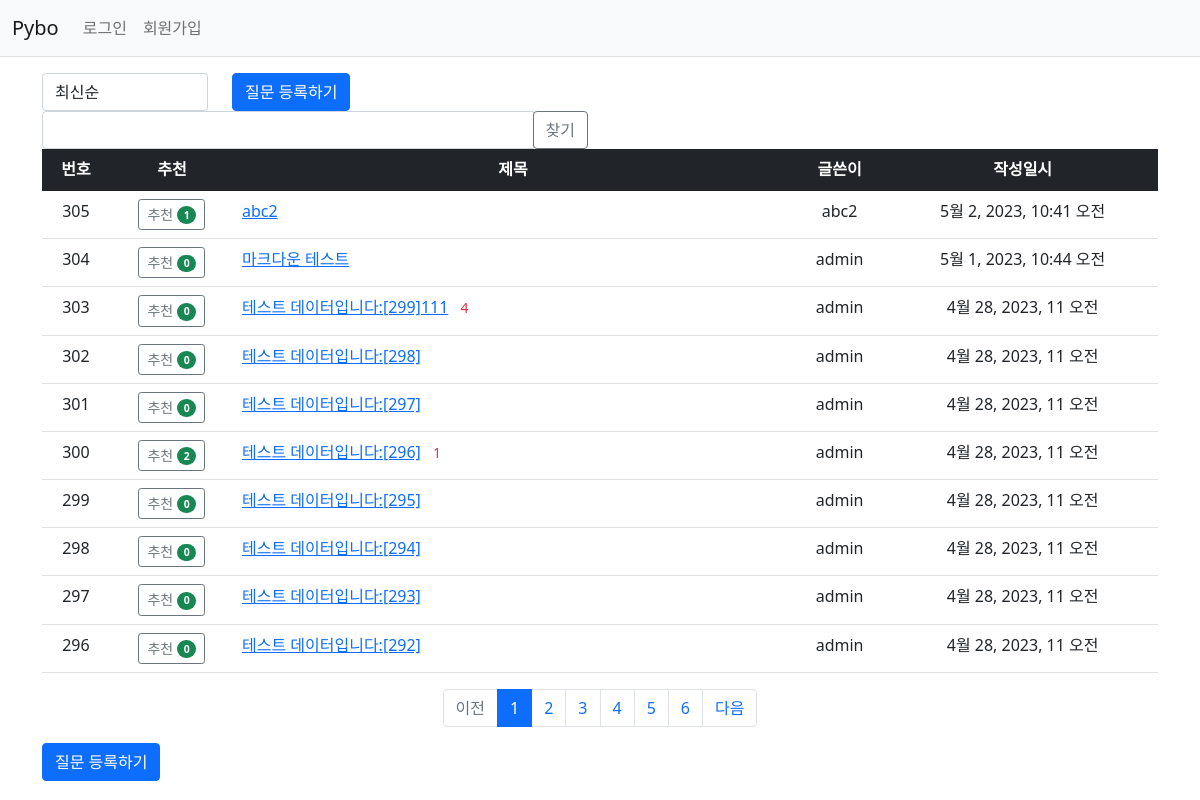
Screenshot of /pybo/ with the database file from the repository.
### pybo/models.py (models this page shows, shortened)
class Question(models.Model):
    author = models.ForeignKey(User, on_delete=models.CASCADE, related_name='author_question')
    subject = models.CharField(max_length=200)
    content = models.TextField()
    create_date = models.DateTimeField()
    modify_date = models.DateTimeField(null=True, blank=True)   # 어떤조건이든 값을 비워둘 수 있음
    voter = models.ManyToManyField(User, related_name='voter_question')  # 추천인 추가

### pybo/views/base_views.py (the view, shortened to what this page needs)
# urls.py: path('', base_views.index, name='index'),  # '/' 에 해당되는 path
def index(request):
    page = request.GET.get('page', '1')  # 페이지
    kw = request.GET.get('kw', '')  # 검색어
    question_list = Question.objects.order_by('-create_date')
    so = request.GET.get('so', 'recent')
    if so == 'recommend':
        question_list = Question.objects.annotate(num_voter=Count('voter')).order_by('-num_voter', '-create_date')
    elif so == 'popular':
        question_list = Question.objects.annotate(num_answer=Count('answer')).order_by('-num_voter', '-create_date')
    else:
        question_list = Question.objects.order_by('-create_date')
    paginator = Paginator(question_list, 10)  # 페이지당 10개씩 보여주기
    page_obj = paginator.get_page(page)
    context = {'question_list': page_obj, 'page': page, 'kw': kw, 'so': so}
    return render(request, 'pybo/question_list.html', context)

### pybo/templatetags/pybo_filter.py (called while the page is built)
@register.filter
def sub(value, arg):
    return value - arg

### templates/pybo/question_list.html (shortened to what this page needs)
{% extends 'base.html' %}
{% load pybo_filter %}
{% block content %}
<div class="container my-3">
    <div class="row justify-content-betweenmy-3">
        <div class="col-2">
            <select class="form-control so">
                <option value="recent" {%if so == 'recent'%} selected{% endif %}>최신순</option>
            </select>
        </div>
        <div class="col-6">
            <a href="{% url 'pybo:question_create' %}" class="btn btn-primary">질문 등록하기</a>
        </div>
        <div class="col-6">
            <div class="input-group">
                <input type="text" id="search_kw" class="form-control" value="{{ kw|default_if_none:'' }}">
                <div class="input-group-append">
                    <button class="btn btn-outline-secondary" type="button" id="btn_search">찾기</button>
                </div>
            </div>
        </div>
    </div>
    <table class="table">
        <thead>
        <tr class="text-center table-dark">
            <th>번호</th>
            <th>추천</th>
            <th style="width:50%">제목</th>
            <th>글쓴이</th>
            <th>작성일시</th>
        </tr>
        </thead>
        <tbody>
        {% if question_list %}
        {% for question in question_list %}
        <tr class="text-center">
            <td>
                {{ question_list.paginator.count|sub:question_list.start_index|sub:forloop.counter0|add:1 }}
            </td>
            <td>
                <a href="javascript:void(0)" data-uri="{% url 'pybo:question_vote' question.id  %}"
                class="recommend btn btn-sm btn-outline-secondary"> 추천
                    <span class="badge rounded-pill bg-success">{{question.voter.count}}</span>
                </a>
            </td>
            <td class="text-start">
                <a href="{% url 'pybo:detail' question.id %}">{{ question.subject }}</a>
                {% if question.answer_set.count > 0 %}
                <span class="text-danger small mx-2">{{ question.answer_set.count }}</span>
                {% endif %}
            </td>
            <td>{{ question.author.username }}</td>
            <td>{{ question.create_date }}</td>
        </tr>
        {% endfor %}
        {% else %}
        <tr>
            <td colspan="4">질문이 없습니다.</td>
        </tr>
        {% endif %}
        </tbody>
    </table>
    <ul class="pagination justify-content-center">
        {% if question_list.has_previous %}
        <li class="page-item">
            <a class="page-link" data-page="{{ question_list.previous_page_number }}"
           href="javascript:void(0)">이전</a>
        </li>
        {% else %}
        <li class="page-item disabled">
            <a class="page-link" tabindex="-1" aria-disabled="true" href="#">이전</a>
        </li>
        {% endif %}
        {% for page_number in question_list.paginator.page_range %}
        {% if page_number >= question_list.number|add:-5 and page_number <= question_list.number|add:5 %}
        {% if page_number == question_list.number %}
        <li class="page-item active" aria-current="page">
            <a class="page-link" data-page="{{ page_number }}" href="javascript:void(0)">{{ page_number }}</a>
        </li>
        {% else %}
        <li class="page-item">
            <a class="page-link" data-page="{{ page_number }}" href="javascript:void(0)">{{ page_number }}</a>
        </li>
        {% endif %}
        {% endif %}
        {% endfor %}
        {% if question_list.has_next %}
        <li class="page-item">
            <a class="page-link" data-page="{{ question_list.next_page_number }}" href="javascript:void(0)">다음</a>
        </li>
        {% else %}
        <li class="page-item disabled">
            <a class="page-link" tabindex="-1" aria-disabled="true" href="#">다음</a>
        </li>
        {% endif %}
    </ul>
    <a href="{% url 'pybo:question_create' %}" class="btn btn-primary">질문 등록하기</a>
</div>
{% endblock %}

### templates/base.html (shortened to what this page needs)
{% load static %}
<!doctype html>
<html lang="ko">
<head>
    <link rel="stylesheet" type="text/css" href="{% static 'bootstrap.min.css' %}">
    <link rel="stylesheet" type="text/css" href="{% static 'style.css' %}">
</head>
<body>
{% include "navbar.html" %}
{% block content %}
{% endblock %}
</body>
</html>

### templates/navbar.html (shortened to what this page needs)
<nav class="navbar navbar-expand-lg navbar-light bg-light border-bottom">
    <div class="container-fluid">
        <a class="navbar-brand" href="{% url 'pybo:index' %}">Pybo</a>
        <div class="collapse navbar-collapse" id="navbarSupportedContent">
            <ul class="navbar-nav me-auto mb-2 mb-lg-0">
                <li class="nav-item">
                    {% if user.is_authenticated %}
                    <a class="nav-link" href="{% url 'common:logout' %}">{{ user.username }} (로그아웃)</a>
                    {% else %}
                    <a class="nav-link" href="{% url 'common:login' %}">로그인</a>
                    {% endif %}
                </li>
                <li>
                    {% if not user.is_authenticated %}
                    <a class="nav-link" href="{% url 'common:signup' %}">회원가입</a>
                    {% endif %}
                </li>
            </ul>
        </div>
    </div>
</nav>

### rows the page displays
Question: paginator.count|sub "305", voter.count "1", subject "abc2", author.username "abc2", create_date "5월 2, 2023, 10:41 오전"
Question: paginator.count|sub "304", voter.count "0", subject "마크다운 테스트", author.username "admin", create_date "5월 1, 2023, 10:44 오전"
Question: paginator.count|sub "303", voter.count "0", subject "테스트 데이터입니다:[299]111", answer_set.count "4", author.username "admin", create_date "4월 28, 2023, 11 오전"
Question: paginator.count|sub "302", voter.count "0", subject "테스트 데이터입니다:[298]", author.username "admin", create_date "4월 28, 2023, 11 오전"
Question: paginator.count|sub "301", voter.count "0", subject "테스트 데이터입니다:[297]", author.username "admin", create_date "4월 28, 2023, 11 오전"
Question: paginator.count|sub "300", voter.count "2", subject "테스트 데이터입니다:[296]", answer_set.count "1", author.username "admin", create_date "4월 28, 2023, 11 오전"
Question: paginator.count|sub "299", voter.count "0", subject "테스트 데이터입니다:[295]", author.username "admin", create_date "4월 28, 2023, 11 오전"
Question: paginator.count|sub "298", voter.count "0", subject "테스트 데이터입니다:[294]", author.username "admin", create_date "4월 28, 2023, 11 오전"
Question: paginator.count|sub "297", voter.count "0", subject "테스트 데이터입니다:[293]", author.username "admin", create_date "4월 28, 2023, 11 오전"
Question: paginator.count|sub "296", voter.count "0", subject "테스트 데이터입니다:[292]", author.username "admin", create_date "4월 28, 2023, 11 오전"

### other values shown
{{ page_number }} "1"
{{ page_number }} "2" "3" "4" "5" "6"
